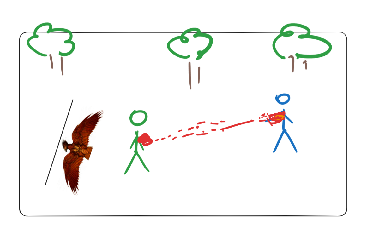

Below is a game level as drawn by its tile map, then a one-line description and the .tmx file that defines it, in full:
An orthogonal 23x15 tile map with 16x16 px tiles, 3 tile layers (Back, Buildings, Front), 1 hidden layer not drawn.

<map version="1.10" tiledversion="1.11.2" orientation="orthogonal" renderorder="right-down" compressionlevel="0" width="23" height="15" tilewidth="16" tileheight="16" infinite="0" nextlayerid="9" nextobjectid="4">
 <tileset firstgid="1" name="z_Suryawati45_Hogwarts" tilewidth="16" tileheight="16" tilecount="345" columns="23">
  <image source="z_Suryawati45_Hogwarts.png" width="368" height="240" />
 </tileset>
 <layer id="1" name="Back" width="23" height="15">
  <data encoding="csv">
1,2,3,4,5,6,7,8,9,10,11,12,13,14,15,16,17,18,19,20,21,22,23,
24,25,26,27,28,29,30,31,32,33,34,35,36,37,38,39,40,41,42,43,44,45,46,
47,48,49,50,51,52,53,54,55,56,57,58,59,60,61,62,63,64,65,66,67,68,69,
70,71,72,73,74,75,76,77,78,79,80,81,82,83,84,85,86,87,88,89,90,91,92,
93,94,95,96,97,98,99,100,101,102,103,104,105,106,107,108,109,110,111,112,113,114,115,
116,117,118,119,120,121,122,123,124,125,126,127,128,129,130,131,132,133,134,135,136,137,138,
139,140,141,142,143,144,145,146,147,148,149,150,151,152,153,154,155,156,157,158,159,160,161,
162,163,164,165,166,167,168,169,170,171,172,173,174,175,176,177,178,179,180,181,182,183,184,
185,186,187,188,189,190,191,192,193,194,195,196,197,198,199,200,201,202,203,204,205,206,207,
208,209,210,211,212,213,214,215,216,217,218,219,220,221,222,223,224,225,226,227,228,229,230,
231,232,233,234,235,236,237,238,239,240,241,242,243,244,245,246,247,248,249,250,251,252,253,
254,255,256,257,258,259,260,261,262,263,264,265,266,267,268,269,270,271,272,273,274,275,276,
277,278,279,280,281,282,283,284,285,286,287,288,289,290,291,292,293,294,295,296,297,298,299,
300,301,302,303,304,305,306,307,308,309,310,311,312,313,314,315,316,317,318,319,320,321,322,
323,324,325,326,327,328,329,330,331,332,333,334,335,336,337,338,339,340,341,342,343,344,345
</data>
 </layer>
 <layer id="2" name="Buildings" width="23" height="15">
  <data encoding="csv">
0,0,0,0,0,0,0,0,0,0,0,0,0,0,0,0,0,0,0,0,0,0,0,
0,0,0,0,0,0,0,0,0,0,0,0,0,0,0,0,0,0,0,0,0,0,0,
0,0,0,0,0,0,0,0,0,0,0,0,0,0,0,0,0,0,0,0,0,0,0,
0,0,0,0,0,0,0,0,0,0,0,0,0,0,0,0,0,0,0,0,0,0,0,
0,0,0,0,0,0,0,0,0,0,0,0,0,0,0,0,0,0,0,0,0,0,0,
0,0,0,0,0,0,0,0,0,0,0,0,0,0,0,0,0,0,0,0,0,0,0,
0,0,0,0,0,0,0,0,0,0,0,0,0,0,0,0,0,0,0,0,0,0,0,
0,0,0,0,0,0,0,0,0,0,0,0,0,0,0,0,0,0,0,0,0,0,0,
0,0,0,0,0,0,0,0,0,0,0,0,0,0,0,0,0,0,0,0,0,0,0,
0,0,0,0,0,0,0,0,0,0,0,0,0,0,0,0,0,0,0,0,0,0,0,
0,0,0,0,0,0,0,0,0,0,0,0,0,0,0,0,0,0,0,0,0,0,0,
0,0,0,0,0,0,0,0,0,0,0,0,0,0,0,0,0,0,0,0,0,0,0,
0,0,0,0,0,0,0,0,0,0,0,0,0,0,0,0,0,0,0,0,0,0,0,
0,0,0,0,0,0,0,0,0,0,0,0,0,0,0,0,0,0,0,0,0,0,0,
0,0,0,0,0,0,0,0,0,0,0,0,0,0,0,0,0,0,0,0,0,0,0
</data>
 </layer>
 <layer id="7" name="Buildings1" width="23" height="15" visible="0">
  <data encoding="csv">
0,0,0,0,0,0,0,0,0,0,0,0,0,0,0,0,0,0,0,0,0,0,0,
0,0,0,0,0,0,0,0,0,0,0,0,0,0,0,0,0,0,0,0,0,0,0,
0,0,0,0,0,0,0,0,0,0,0,0,0,0,0,0,0,0,0,0,0,0,0,
0,0,0,0,0,0,0,0,0,0,0,0,0,0,0,0,0,0,0,0,0,0,0,
0,0,0,0,0,0,0,0,0,0,0,0,0,0,0,0,0,0,0,0,0,0,0,
0,0,0,0,0,0,0,0,0,0,0,0,0,0,0,0,0,0,0,0,0,0,0,
0,0,0,0,0,0,0,0,0,0,0,0,0,0,0,0,0,0,0,0,0,0,0,
0,0,0,0,0,0,0,0,0,0,0,0,0,0,0,0,0,0,0,0,0,0,0,
0,0,0,0,0,0,0,0,0,0,0,0,0,0,0,0,0,0,0,0,0,0,0,
0,0,0,0,0,0,0,0,0,0,0,0,0,0,0,0,0,0,0,0,0,0,0,
0,0,0,0,0,0,0,0,0,0,0,0,0,0,0,0,0,0,0,0,0,0,0,
0,0,0,0,0,0,0,0,0,0,0,0,0,0,0,0,0,0,0,0,0,0,0,
0,0,0,0,0,0,0,0,0,0,0,0,0,0,0,0,0,0,0,0,0,0,0,
0,0,0,0,0,0,0,0,0,0,0,0,0,0,0,0,0,0,0,0,0,0,0,
0,0,0,0,0,0,0,0,0,0,0,0,0,0,0,0,0,0,0,0,0,0,0
</data>
 </layer>
 <layer id="3" name="Front" width="23" height="15">
  <data encoding="csv">
0,0,0,0,0,0,0,0,0,0,0,0,0,0,0,0,0,0,0,0,0,0,0,
0,0,0,0,0,0,0,0,0,0,0,0,0,0,0,0,0,0,0,0,0,0,0,
0,0,0,0,0,0,0,0,0,0,0,0,0,0,0,0,0,0,0,0,0,0,0,
0,0,0,0,0,0,0,0,0,0,0,0,0,0,0,0,0,0,0,0,0,0,0,
0,0,0,0,0,0,0,0,0,0,0,0,0,0,0,0,0,0,0,0,0,0,0,
0,0,0,0,0,0,0,0,0,0,0,0,0,0,0,0,0,0,0,0,0,0,0,
0,0,0,0,0,0,0,0,0,0,0,0,0,0,0,0,0,0,0,0,0,0,0,
0,0,0,0,0,0,0,0,0,0,0,0,0,0,0,0,0,0,0,0,0,0,0,
0,0,0,0,0,0,0,0,0,0,0,0,0,0,0,0,0,0,0,0,0,0,0,
0,0,0,0,0,0,0,0,0,0,0,0,0,0,0,0,0,0,0,0,0,0,0,
0,0,0,0,0,0,0,0,0,0,0,0,0,0,0,0,0,0,0,0,0,0,0,
0,0,0,0,0,0,0,0,0,0,0,0,0,0,0,0,0,0,0,0,0,0,0,
0,0,0,0,0,0,0,0,0,0,0,0,0,0,0,0,0,0,0,0,0,0,0,
0,0,0,0,0,0,0,0,0,0,0,0,0,0,0,0,0,0,0,0,0,0,0,
0,0,0,0,0,0,0,0,0,0,0,0,0,0,0,0,0,0,0,0,0,0,0
</data>
 </layer>
 <objectgroup id="4" name="Back" />
 <objectgroup id="5" name="Buildings" />
 <objectgroup id="8" name="Buildings1" />
 <objectgroup id="6" name="Front" />
</map>
